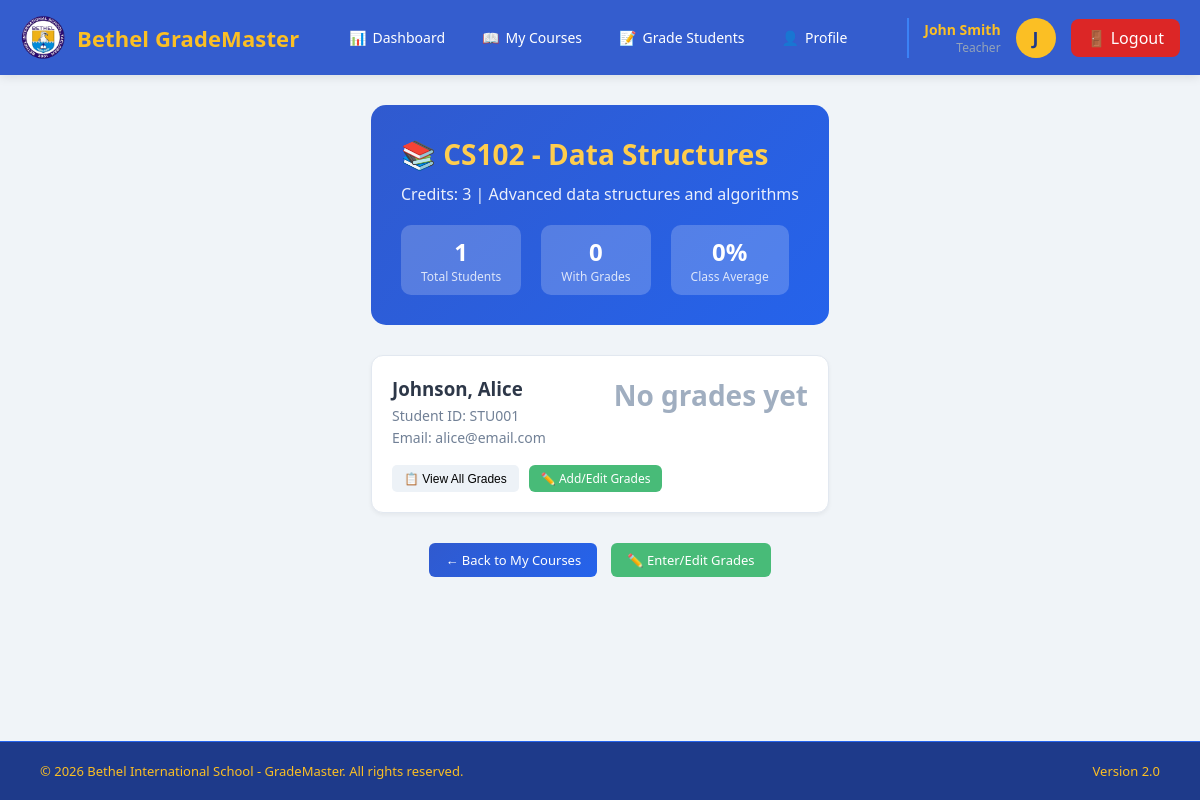
The app's page /view_course_students.php?course_id=2 (signed in), older data.
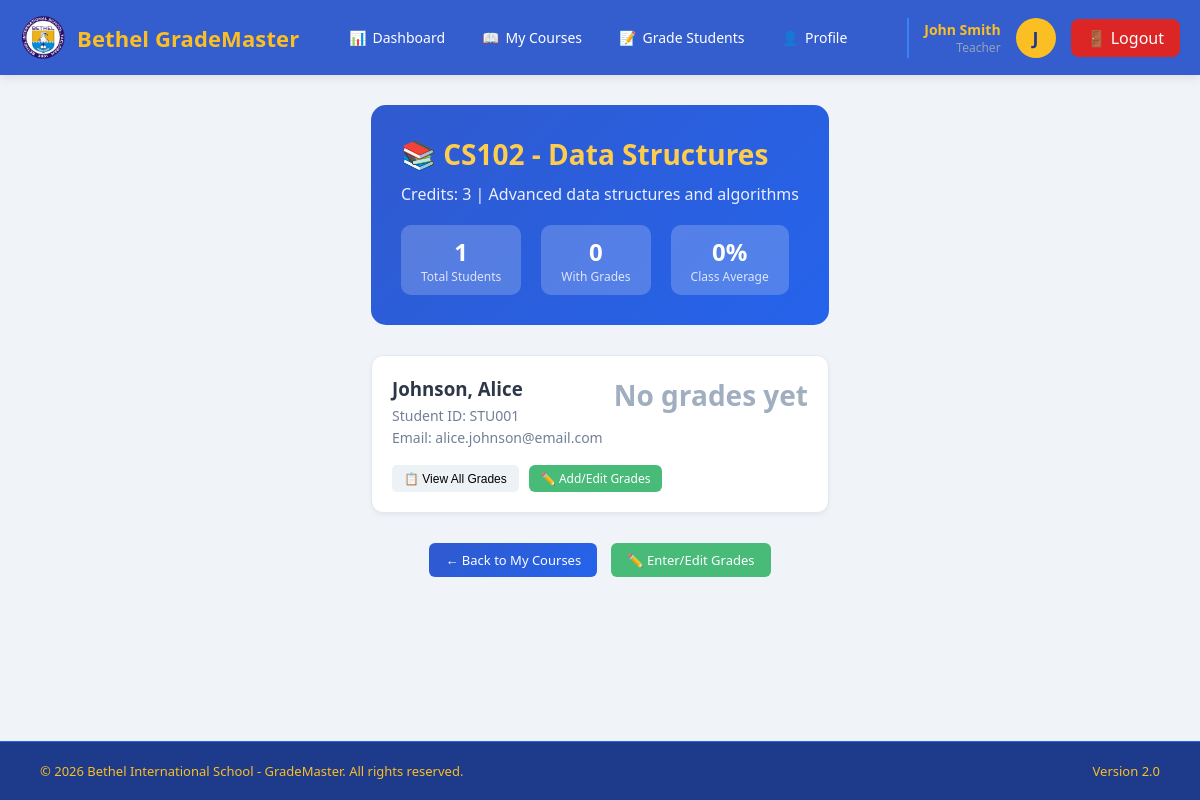
The same page, newer data.
### tables this page shows
CREATE TABLE `enrollments` (
  `id` int(11) NOT NULL,
  `student_id` int(11) NOT NULL,
  `course_id` int(11) NOT NULL,
  `enrollment_date` date DEFAULT curdate(),
  `semester` varchar(20) DEFAULT NULL,
  `year` int(11) DEFAULT NULL
);

CREATE TABLE `students` (
  `id` int(11) NOT NULL,
  `user_id` int(11) DEFAULT NULL,
  `student_id` varchar(20) NOT NULL,
  `first_name` varchar(50) NOT NULL,
  `last_name` varchar(50) NOT NULL,
  `email` varchar(100) DEFAULT NULL,
  `phone` varchar(20) DEFAULT NULL,
  `address` text DEFAULT NULL,
  `profile_image` varchar(255) DEFAULT NULL,
  `enrollment_date` date DEFAULT NULL
);

### view_course_students.php (the view, shortened to what this page needs)
<?php
require_once 'config/database.php';
$stmt = $pdo->prepare("SELECT id FROM teachers WHERE user_id = ?");
$stmt->execute([$_SESSION['user_id']]);
$teacher = $stmt->fetch();
$teacher_id = $teacher['id'];
$course_id = isset($_GET['course_id']) ? (int)$_GET['course_id'] : 0;
$stmt = $pdo->prepare("SELECT * FROM courses WHERE id = ? AND teacher_id = ?");
$stmt->execute([$course_id, $teacher_id]);
$course = $stmt->fetch();
$stmt = $pdo->prepare("
    SELECT e.id as enrollment_id,
           s.id as student_id,
           s.student_id as student_number,
           s.first_name,
           s.last_name,
           s.email,
           s.phone,
           s.enrollment_date,
           COUNT(g.id) as total_assignments,
           COALESCE(SUM(g.score * g.weight), 0) as weighted_score,
           COALESCE(SUM(g.max_score * g.weight), 0) as weighted_max,
           COALESCE(SUM(g.weight), 0) as total_weight
    FROM enrollments e
    JOIN students s ON e.student_id = s.id
    LEFT JOIN grades g ON e.id = g.enrollment_id
    WHERE e.course_id = ?
    GROUP BY e.id, s.id, s.student_id, s.first_name, s.last_name, s.email, s.phone, s.enrollment_date
    ORDER BY s.last_name, s.first_name
");
$stmt->execute([$course_id]);
$students = $stmt->fetchAll();
include 'includes/header.php';
?>
<div class="container">
    <div class="course-header">
        <h2>📚 <?php echo htmlspecialchars($course['course_code'] . ' - ' . $course['course_name']); ?></h2>
        <p>Credits: <?php echo $course['credits']; ?> | <?php echo htmlspecialchars($course['description'] ?: 'No description'); ?></p>
        <div class="stats-bar">
            <div class="stat-item">
                <div class="stat-number"><?php echo count($students); ?></div>
                <div class="stat-label">Total Students</div>
            </div>
            <div class="stat-item">
                <div class="stat-number">
                    <?php
                    $students_with_grades = 0;
                    echo $students_with_grades;
                    ?>
                </div>
                <div class="stat-label">With Grades</div>
            </div>
            <div class="stat-item">
                <div class="stat-number">
                    <?php
                    $grade_sum = 0;
                    $avg_course_grade = $students_with_grades > 0 ? round($grade_sum / $students_with_grades, 1) : 0;
                    echo $avg_course_grade . '%';
                    ?>
                </div>
                <div class="stat-label">Class Average</div>
            </div>
        </div>
    </div>
    <?php if (count($students) > 0): ?>
        <?php foreach ($students as $student):
            $percentage = $student['total_weight'] > 0
                ? round(($student['weighted_score'] / $student['weighted_max']) * 100, 2)
                : 0;
            $letter_grade = 'N/A';
            $grade_class = '';
            $letter_class = '';
        ?>
            <div class="student-card" id="student-<?php echo $student['student_id']; ?>">
                <div class="student-header">
                    <div class="student-info">
                        <h3><?php echo htmlspecialchars($student['last_name'] . ', ' . $student['first_name']); ?></h3>
                        <p>Student ID: <?php echo htmlspecialchars($student['student_number']); ?></p>
                        <p>Email: <?php echo htmlspecialchars($student['email']); ?></p>
                    </div>
                    <div class="student-grade">
                        <?php if ($student['total_weight'] > 0): ?>
                            <div class="grade-percentage <?php echo $grade_class; ?>">
                                <?php echo $percentage; ?>%
                            </div>
                            <div class="grade-letter <?php echo $letter_class; ?>">
                                <?php echo $letter_grade; ?>
                            </div>
                        <?php else: ?>
                            <div class="grade-percentage" style="color: #a0aec0;">
                                No grades yet
                            </div>
                        <?php endif; ?>
                    </div>
                </div>
                <div class="action-buttons">
                    <button class="expand-btn" onclick="toggleGrades(<?php echo $student['student_id']; ?>)">
                        📋 View All Grades
                    </button>
                    <a href="grade_students.php?course_id=<?php echo $course_id; ?>#student-<?php echo $student['student_id']; ?>"
                       class="view-grades-btn btn-grade btn-sm">
                        ✏️ Add/Edit Grades
                    </a>
                </div>
            </div>
        <?php endforeach; ?>
    <?php endif; ?>
    <div style="text-align: center; margin-top: 30px;">
        <a href="my_courses.php" class="view-grades-btn">← Back to My Courses</a>
        <a href="grade_students.php?course_id=<?php echo $course_id; ?>" class="view-grades-btn btn-grade" style="margin-left: 10px;">✏️ Enter/Edit Grades</a>
    </div>
</div>
<?php include 'includes/footer.php'; ?>

Row changes from the older to the newer data that the page shows:
changed enrollments "Johnson, Alice": student.email "alice@email.com" → "alice.johnson@email.com"
